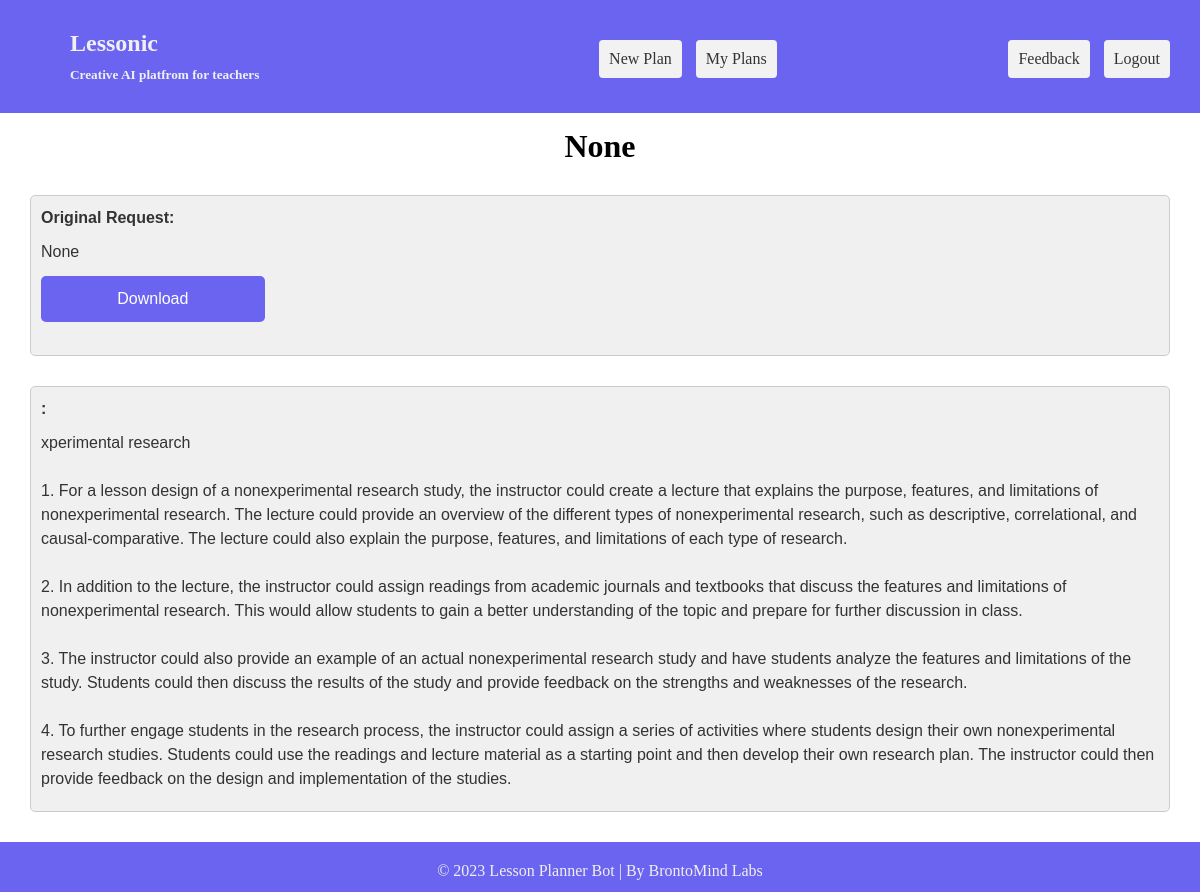
/lessons/view?r=9VA46XYVFZ55DH (signed in), run on the app's committed database.
### app/edu/database/models/ModelLessonDesign.py (models this page shows, shortened)
class ModelLessonDesign(db.Model):
    __tablename__ = 'lesson_design'
    id = Column(String, primary_key=True, unique=True)
    lesson_design_name = Column(String)
    desc = Column(String)
    user_id = Column(String)
    created_on = Column(String)
    updated_on = Column(String)

### app/edu/database/models/ModelLessonDesignSection.py (models this page shows, shortened)
class ModelLessonDesignSection(db.Model):
    __tablename__ = 'lesson_design_section'
    id = Column(String, primary_key=True, unique=True)
    lesson_design_section = Column(String)
    content = Column(String)
    lesson_design_id = Column(String)
    created_on = Column(String)
    updated_on = Column(String)

### app/modules/lessons/routes.py (the view)
@blueprint.route('/lessons/view', methods=['POST', 'GET'])
@login_required
def viewreport():
    lessons_controller = LessonsController()
    report_id = request.args.get('r')
    return lessons_controller.get_report(report_id)

### app/__init__.py (called while the page is built)
def configure_database(app):
    @app.before_first_request
    def initialize_database():
        db.create_all()
    @app.teardown_request
    def shutdown_session(exception=None):
        db.session.remove()

### app/base/models.py (called while the page is built)
@login_manager.user_loader
def user_loader(id):
    return User.query.filter_by(id=id).first()

### app/edu/controllers/LessonsController.py (called while the page is built)
    def get_report(self, report_id):
        crudlessondesign = CRUDLessonDesign()
        lessondesign = crudlessondesign.retrieve(report_id)
        crudlessondesignsection = CRUDLessonDesignSection()
        lessonsections = crudlessondesignsection.retrieve(lessondesign.id)
        lesson_sections = {}
        for lessonsection in lessonsections:
            lesson_sections[lessonsection.lesson_design_section] = lessonsection.content
        return render_template("lessons/lessonview.html", lesson_sections=lesson_sections, desc=lessondesign.desc, reportname=lessondesign.lesson_design_name)

### app/edu/database/crud/CRUDLessonDesign.py (called while the page is built)
    def retrieve(self, report_id):
        modellessondesign = ModelLessonDesign.query.with_entities(ModelLessonDesign.id, ModelLessonDesign.desc, ModelLessonDesign.lesson_design_name).filter_by(id=report_id).first()
        return modellessondesign

### app/edu/database/crud/CRUDLessonDesignSection.py (called while the page is built)
    def retrieve(self, lesson_design_id):
        modellessondesign = ModelLessonDesignSection.query.filter_by(lesson_design_id=lesson_design_id).all()
        return modellessondesign

### app/templates/lessons/lessonview.html (shortened to what this page needs)
{% extends 'layouts/base_logged.html' %}
{% block content %}
    <div style="padding-top: 15px;">
        <h1 style="text-align: center">{{ reportname }}</h1>
    </div>
    <div class="paragraph-box">
        <p style="font-weight: bold">Original Request:</p>
        <p>{{ desc }}</p>
    <button class="small_button align-right">Download</button>
    </div>
    {% for key, value in lesson_sections.items() %}
        <div class="paragraph-box">
            <p style="font-weight: bold">{{ key }}:</p>
            <p>{{ value | safe }}</p>
        </div>
    {% endfor %}
{% endblock content %}

### app/static/css/main.css (style rules this page uses)
* { margin: 0; padding: 0; box-sizing: border-box; }
p { font-family: Arial, sans-serif; font-size: 16px; color: #333333; margin-bottom: 10px; line-height: 1.5; }
.paragraph-box { background-color: #f0f0f0; margin: 30px; padding: 10px; border: 1px solid #cccccc; border-radius: 5px; }
.small_button { text-align: center; width: 20%; font-size: 16px; border-radius: 5px; padding: 14px 25px; border: none; font-weight: 500; background-color: #6a64f1; color: white; cursor: pointer; margin-top: 25px; }
.align-right { top: 50%; right: 0; transform: translateY(-50%); }

### data on the page
ModelLessonDesign: lesson_design_name "None", desc "None"
ModelLessonDesignSection: content "xperimental research 1. For a lesson design of a nonexperimental research study, the instructor could create a lecture that explains the purpose, features, and limitations of nonexperimental research. The lecture could provide an overview of the different types of nonexperimental research, such as descriptive, correlational, and causal-comparative. The lecture could also explain the purpose, features, and limitations of each type of research. 2. In addition to the lecture, the instructor could assign readings from academic journals and textbooks that discuss the features and limitations of nonexperimental research. This would allow students to gain a better understanding of the topic and…"
